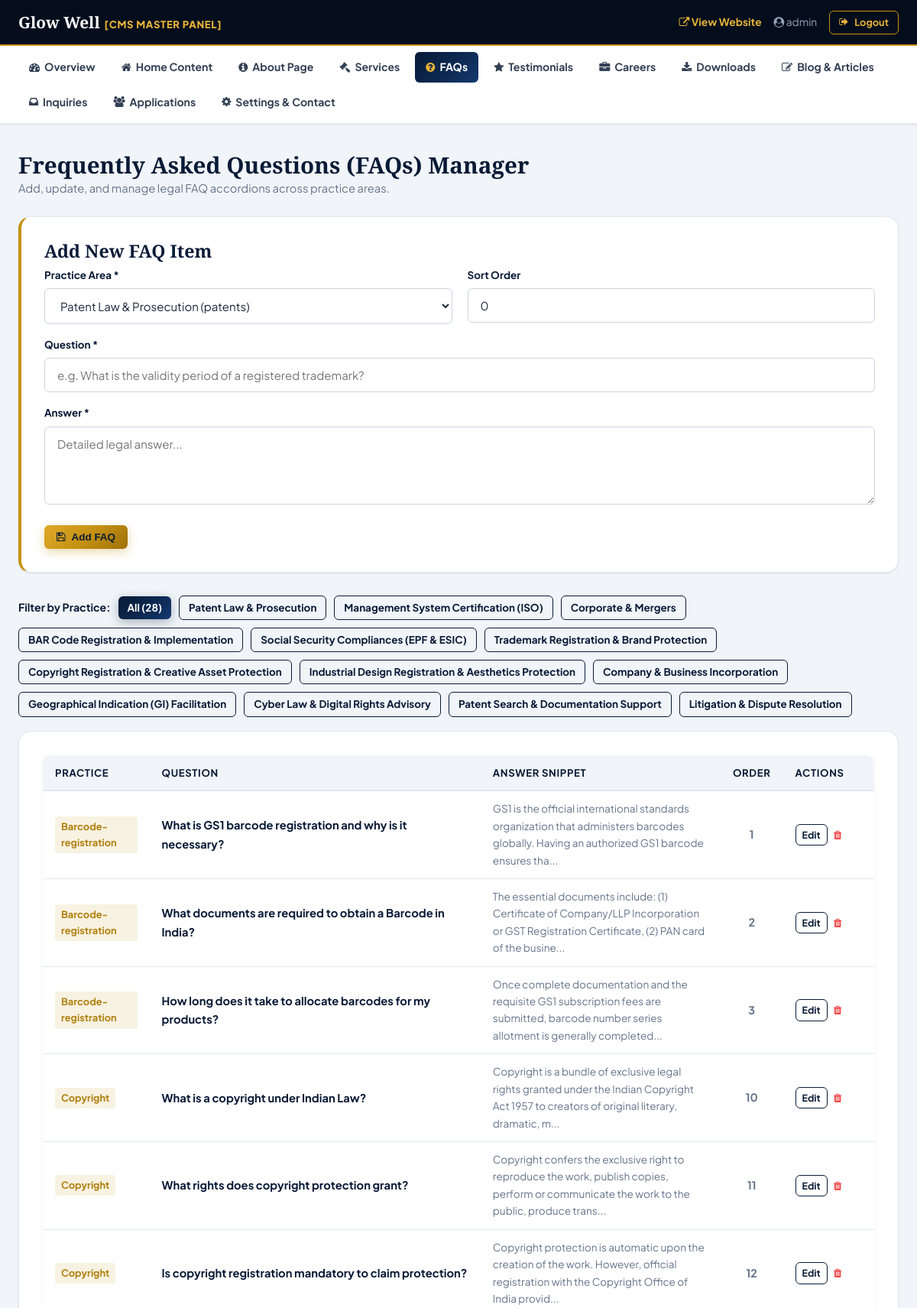
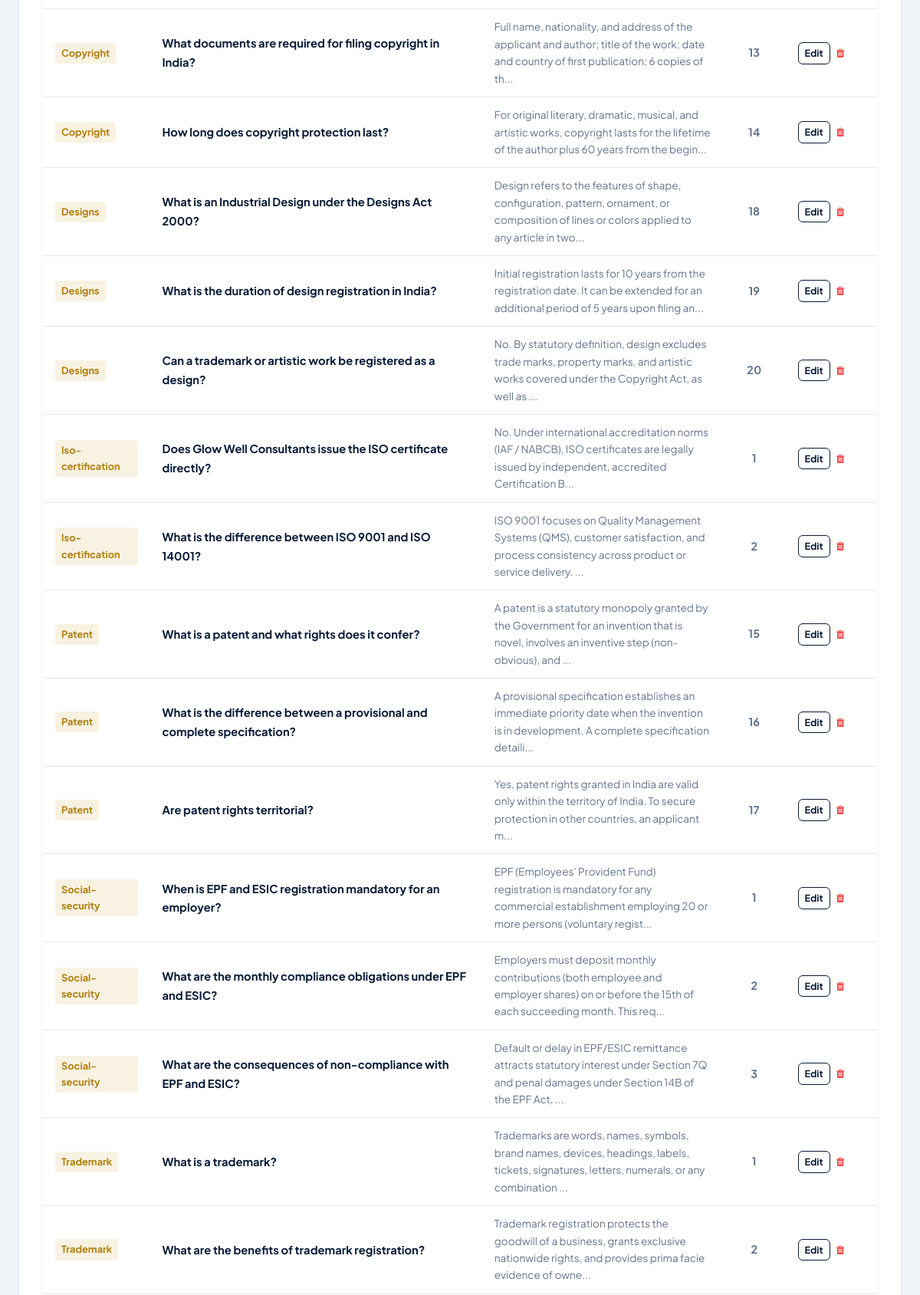
The page /admin/faqs.php (signed in, upper part) on the database its author committed (2 pictures, top to bottom).
### tables this page shows
CREATE TABLE `practices` (
  `id` int NOT NULL AUTO_INCREMENT,
  `slug` varchar(190) NOT NULL,
  `title` varchar(255) NOT NULL,
  `short_description` text,
  `icon` varchar(100) DEFAULT 'fa-gavel',
  `hero_image` varchar(255) DEFAULT NULL,
  `intro` text,
  `awards_content` longtext,
  `cta_title` varchar(255) DEFAULT NULL,
  `cta_text` text,
  `cta_btn_label` varchar(100) DEFAULT NULL,
  `cta_btn_link` varchar(255) DEFAULT NULL,
  `meta_title` varchar(255) DEFAULT NULL,
  `meta_description` varchar(500) DEFAULT NULL,
  `is_featured` tinyint(1) DEFAULT '0',
  `sort_order` int DEFAULT '0',
  `status` enum('published','draft') DEFAULT 'published',
  `created_at` timestamp NULL DEFAULT CURRENT_TIMESTAMP,
  `updated_at` timestamp NULL DEFAULT CURRENT_TIMESTAMP ON UPDATE CURRENT_TIMESTAMP,
  `badge` varchar(100) DEFAULT 'Intellectual Property Rights',
  `banner_title` varchar(255) DEFAULT NULL,
  `banner_subtitle` text,
  `content` longtext,
  PRIMARY KEY (`id`),
  UNIQUE KEY `slug` (`slug`)
);

CREATE TABLE `faqs` (
  `id` int NOT NULL AUTO_INCREMENT,
  `practice_slug` varchar(100) NOT NULL,
  `question` varchar(500) NOT NULL,
  `answer` longtext NOT NULL,
  `sort_order` int DEFAULT '0',
  `status` enum('published','draft') DEFAULT 'published',
  `created_at` timestamp NULL DEFAULT CURRENT_TIMESTAMP,
  PRIMARY KEY (`id`)
);

### config/settings.php (called while the page is built, shortened)
<?php
function e($string) {
    return htmlspecialchars((string)$string, ENT_QUOTES, 'UTF-8');
}

### admin/faqs.php (the view, shortened to what this page needs)
<?php
require_once __DIR__ . '/header.php';
$pdo = get_pdo();
$edit_id = (int)($_GET['edit'] ?? 0);
$edit_faq = null;
$filter_slug = $_GET['filter'] ?? 'all';
$query = "SELECT * FROM faqs ";
$query .= " ORDER BY practice_slug ASC, sort_order ASC, id ASC";
$faqs = $pdo->query($query)->fetchAll();
$practices = $pdo->query("SELECT slug, title FROM practices ORDER BY sort_order ASC")->fetchAll();
?>
<div class="container" style="padding-top: 35px; padding-bottom: 50px;">
    <div style="display:flex; justify-content:space-between; align-items:center; margin-bottom: 25px;">
        <div>
            <h1 style="font-size: 1.85rem; color: var(--primary);">Frequently Asked Questions (FAQs) Manager</h1>
            <p style="color: var(--text-muted); font-size: 0.92rem;">Add, update, and manage legal FAQ accordions across practice areas.</p>
        </div>
    </div>
    <div class="admin-card" style="border-left: 4px solid var(--accent);">
        <h2><?= $edit_faq ? 'Edit FAQ Item' : 'Add New FAQ Item' ?></h2>
        <form action="<?= BASE_URL ?>/admin/faqs.php<?= $edit_id > 0 ? '?edit='.$edit_id : '' ?>" method="POST">
            <div class="form-row" style="margin-bottom: 16px;">
                <div>
                    <label style="font-size:0.84rem; font-weight:700; color:var(--primary); margin-bottom:6px; display:block;">Practice Area *</label>
                    <select name="practice_slug" class="form-control" required>
                        <?php foreach ($practices as $p): ?>
                            <option value="<?= e($p['slug']) ?>" <?= (($edit_faq['practice_slug'] ?? '') === $p['slug']) ? 'selected' : '' ?>>
                                <?= e($p['title']) ?> (<?= e($p['slug']) ?>)
                            </option>
                        <?php endforeach; ?>
                    </select>
                </div>
                <div>
                    <label style="font-size:0.84rem; font-weight:700; color:var(--primary); margin-bottom:6px; display:block;">Sort Order</label>
                    <input type="number" name="sort_order" class="form-control" value="<?= e($edit_faq['sort_order'] ?? '0') ?>">
                </div>
            </div>
            <div class="form-group" style="margin-bottom: 16px;">
                <label style="font-size:0.84rem; font-weight:700; color:var(--primary); margin-bottom:6px; display:block;">Question *</label>
                <input type="text" name="question" class="form-control" value="<?= e($edit_faq['question'] ?? '') ?>" placeholder="e.g. What is the validity period of a registered trademark?" required>
            </div>
            <div class="form-group" style="margin-bottom: 20px;">
                <label style="font-size:0.84rem; font-weight:700; color:var(--primary); margin-bottom:6px; display:block;">Answer *</label>
                <textarea name="answer" class="form-control" rows="4" placeholder="Detailed legal answer..." required><?= e($edit_faq['answer'] ?? '') ?></textarea>
            </div>
            <div style="display:flex; gap:12px;">
                <button type="submit" class="btn btn-primary btn-sm">
                    <i class="fa fa-save"></i> <?= $edit_faq ? 'Update FAQ' : 'Add FAQ' ?>
                </button>
            </div>
        </form>
    </div>
    <div style="margin-bottom: 18px; display:flex; align-items:center; gap:10px; flex-wrap:wrap;">
        <span style="font-size:0.88rem; font-weight:700; color:var(--primary);">Filter by Practice:</span>
        <a href="<?= BASE_URL ?>/admin/faqs.php?filter=all" class="btn btn-sm <?= $filter_slug === 'all' ? 'btn-navy' : 'btn-outline' ?>" style="padding:4px 12px;">All (<?= count($faqs) ?>)</a>
        <?php foreach ($practices as $p): ?>
            <a href="<?= BASE_URL ?>/admin/faqs.php?filter=<?= e($p['slug']) ?>" class="btn btn-sm <?= $filter_slug === $p['slug'] ? 'btn-navy' : 'btn-outline' ?>" style="padding:4px 12px;">
                <?= e($p['title']) ?>
            </a>
        <?php endforeach; ?>
    </div>
    <div class="admin-card">
        <table class="data-table">
            <thead>
                <tr>
                    <th style="width: 140px;">Practice</th>
                    <th>Question</th>
                    <th>Answer Snippet</th>
                    <th style="width: 80px;">Order</th>
                    <th style="width: 120px;">Actions</th>
                </tr>
            </thead>
            <tbody>
                <?php foreach ($faqs as $f): ?>
                    <tr>
                        <td>
                            <span style="display:inline-block; padding:3px 8px; border-radius:4px; background:var(--accent-soft); color:var(--accent-hover); font-weight:700; font-size:0.8rem;">
                                <?= ucfirst(e($f['practice_slug'])) ?>
                            </span>
                        </td>
                        <td>
                            <strong style="color:var(--primary); font-size:0.92rem;"><?= e($f['question']) ?></strong>
                        </td>
                        <td style="color:var(--text-muted); font-size:0.85rem; max-width:380px;">
                            <?= e(mb_strimwidth($f['answer'], 0, 140, '...')) ?>
                        </td>
                        <td style="text-align:center; font-weight:700; color:#64748b;">
                            <?= e($f['sort_order']) ?>
                        </td>
                        <td>
                            <a href="<?= BASE_URL ?>/admin/faqs.php?edit=<?= $f['id'] ?>" class="btn btn-outline btn-sm" style="padding:3px 8px; font-size:0.78rem;">
                                Edit
                            </a>
                            <a href="<?= BASE_URL ?>/admin/faqs.php?delete=<?= $f['id'] ?>" onclick="return confirm('Delete this FAQ?')" style="color:#ef4444; font-size:0.82rem; margin-left:6px;">
                                <i class="fa fa-trash"></i>
                            </a>
                        </td>
                    </tr>
                <?php endforeach; ?>
            </tbody>
        </table>
    </div>
</div>
<?php require_once __DIR__ . '/footer.php'; ?>

### assets/css/style.css (style rules this page uses)
:root { --primary: #081a36; --primary-dark: #040d1c; --primary-light: #0d2852; --accent: #c69214; --accent-light: #e6b23a; --accent-hover: #b07f0b; --accent-soft: rgba(198, 146, 20, 0.12); --navy-grad: linear-gradient(135deg, #081a36 0%, #0d2a54 60%, #15396f 100%); --gold-grad: linear-gradient(135deg, #dfa929 0%, #c69214 50%, #9e7107 100%); --dark: #0f172a; --dark-surface: #1e293b; --text-main: #1e293b; --text-muted: #64748b; --text-light: #94a3b8; --bg-light: #f8fafc; --bg-subtle: #f1f5f9; --white: #ffffff; --border-color: #e2e8f0; --border-light: rgba(226, 232, 240, 0.8); --shadow-sm: 0 1px 3px rgba(0,0,0,0.06), 0 1px 2px rgba(0,0,0,0.04); --shadow-md: 0 4px 6px -1px rgba(0,0,0,0.08), 0 2px 4px -1px rgba(0,0,0,0.04); --shadow-lg: 0 10px 25px -3px rgba(8, 26, 54, 0.12), 0 4px 6px -2px rgba(8, 26, 54, 0.05); --shadow-xl: 0 20px 35px -5px rgba(8, 26, 54, 0.18), 0 10px 10px -5px rgba(8, 26, 54, 0.04); --radius-sm: 6px; --radius-md: 10px; --radius-lg: 16px; --radius-xl: 24px; --font-serif: 'Playfair Display', Georgia, serif; --font-sans: 'Plus Jakarta Sans', system-ui, -apple-system, sans-serif; --transition: all 0.28s cubic-bezier(0.4, 0, 0.2, 1); }
*, *::before, *::after { box-sizing: border-box; margin: 0; padding: 0; }
html { scroll-behavior: smooth; font-size: 16px; }
body { font-family: var(--font-sans); color: var(--text-main); background-color: var(--bg-light); line-height: 1.65; -webkit-font-smoothing: antialiased; -moz-osx-font-smoothing: grayscale; overflow-x: hidden; }
h1, h2, h3, h4, h5, h6 { font-family: var(--font-serif); color: var(--primary); line-height: 1.25; font-weight: 700; }
a { color: var(--primary); text-decoration: none; transition: var(--transition); }
.container { width: 100%; max-width: 1240px; margin: 0 auto; padding: 0 24px; }
.btn { display: inline-flex; align-items: center; justify-content: center; gap: 8px; padding: 12px 24px; font-size: 0.92rem; font-weight: 700; border-radius: var(--radius-sm); cursor: pointer; transition: var(--transition); border: none; text-align: center; white-space: nowrap; }
.btn-primary { background: var(--gold-grad); color: #0c1b33; box-shadow: 0 4px 14px rgba(198, 146, 20, 0.35); }
.btn-navy { background: var(--navy-grad); color: var(--white); box-shadow: 0 4px 14px rgba(8, 26, 54, 0.3); }
.btn-outline { background: transparent; color: var(--primary); border: 1.5px solid var(--primary); }
.btn-sm { padding: 8px 16px; font-size: 0.84rem; }
.form-control { width: 100%; padding: 12px 16px; font-size: 0.94rem; background: rgba(255, 255, 255, 0.95); border: 1px solid #cbd5e1; border-radius: var(--radius-sm); color: var(--text-main); transition: var(--transition); font-family: inherit; }
.form-row { display: grid; grid-template-columns: 1fr 1fr; gap: 20px; }

### admin/header.php (style rules this page uses)
.data-table { width: 100%; border-collapse: collapse; background: #ffffff; border-radius: var(--radius-md); overflow: hidden; box-shadow: var(--shadow-sm); border: 1px solid var(--border-color); }
.data-table th { background: var(--bg-subtle); color: var(--primary); text-align: left; padding: 12px 16px; font-size: 0.82rem; text-transform: uppercase; letter-spacing: 0.05em; border-bottom: 2px solid var(--border-color); }
.data-table td { padding: 12px 16px; border-bottom: 1px solid var(--border-color); font-size: 0.9rem; vertical-align: middle; }
.admin-card { background: #ffffff; border: 1px solid var(--border-color); border-radius: var(--radius-lg); padding: 30px; box-shadow: var(--shadow-sm); margin-bottom: 30px; }
.admin-card h2 { font-size: 1.45rem; color: var(--primary); margin-bottom: 6px; }

### rows shown on the page
practices: title "Patent Law & Prosecution"
practices: title "Management System Certification (ISO)"
practices: title "Corporate & Mergers"
practices: title "BAR Code Registration & Implementation"
practices: title "Social Security Compliances (EPF & ESIC)"
practices: title "Trademark Registration & Brand Protection"
practices: title "Copyright Registration & Creative Asset Protection"
practices: title "Industrial Design Registration & Aesthetics Protection"
practices: title "Company & Business Incorporation"
practices: title "Geographical Indication (GI) Facilitation"
practices: title "Cyber Law & Digital Rights Advisory"
practices: title "Patent Search & Documentation Support"
practices: title "Litigation & Dispute Resolution"
faqs: practice_slug "Barcode-registration", question "What is GS1 barcode registration and why is it necessary?", answer "GS1 is the official international standards organization that administers barcodes globally. Having an authorized GS1 barcode ensures tha...", sort_order "1"
faqs: practice_slug "Barcode-registration", question "What documents are required to obtain a Barcode in India?", answer "The essential documents include: (1) Certificate of Company/LLP Incorporation or GST Registration Certificate, (2) PAN card of the busine...", sort_order "2"
faqs: practice_slug "Barcode-registration", question "How long does it take to allocate barcodes for my products?", answer "Once complete documentation and the requisite GS1 subscription fees are submitted, barcode number series allotment is generally completed...", sort_order "3"
faqs: practice_slug "Copyright", question "What is a copyright under Indian Law?", answer "Copyright is a bundle of exclusive legal rights granted under the Indian Copyright Act 1957 to creators of original literary, dramatic, m...", sort_order "10"
faqs: practice_slug "Copyright", question "What rights does copyright protection grant?", answer "Copyright confers the exclusive right to reproduce the work, publish copies, perform or communicate the work to the public, produce trans...", sort_order "11"
faqs: practice_slug "Copyright", question "Is copyright registration mandatory to claim protection?", answer "Copyright protection is automatic upon the creation of the work. However, official registration with the Copyright Office of India provid...", sort_order "12"
faqs: practice_slug "Copyright", question "What documents are required for filing copyright in India?", answer "Full name, nationality, and address of the applicant and author; title of the work; date and country of first publication; 6 copies of th...", sort_order "13"
faqs: practice_slug "Copyright", question "How long does copyright protection last?", answer "For original literary, dramatic, musical, and artistic works, copyright lasts for the lifetime of the author plus 60 years from the begin...", sort_order "14"
faqs: practice_slug "Designs", question "What is an Industrial Design under the Designs Act 2000?", answer "Design refers to the features of shape, configuration, pattern, ornament, or composition of lines or colors applied to any article in two...", sort_order "18"
faqs: practice_slug "Designs", question "What is the duration of design registration in India?", answer "Initial registration lasts for 10 years from the registration date. It can be extended for an additional period of 5 years upon filing an...", sort_order "19"
faqs: practice_slug "Designs", question "Can a trademark or artistic work be registered as a design?", answer "No. By statutory definition, design excludes trade marks, property marks, and artistic works covered under the Copyright Act, as well as ...", sort_order "20"
faqs: practice_slug "Iso-certification", question "Does Glow Well Consultants issue the ISO certificate directly?", answer "No. Under international accreditation norms (IAF / NABCB), ISO certificates are legally issued by independent, accredited Certification B...", sort_order "1"
faqs: practice_slug "Iso-certification", question "What is the difference between ISO 9001 and ISO 14001?", answer "ISO 9001 focuses on Quality Management Systems (QMS), customer satisfaction, and process consistency across product or service delivery. ...", sort_order "2"
faqs: practice_slug "Patent", question "What is a patent and what rights does it confer?", answer "A patent is a statutory monopoly granted by the Government for an invention that is novel, involves an inventive step (non-obvious), and ...", sort_order "15"
faqs: practice_slug "Patent", question "What is the difference between a provisional and complete specification?", answer "A provisional specification establishes an immediate priority date when the invention is in development. A complete specification detaili...", sort_order "16"
faqs: practice_slug "Patent", question "Are patent rights territorial?", answer "Yes, patent rights granted in India are valid only within the territory of India. To secure protection in other countries, an applicant m...", sort_order "17"
faqs: practice_slug "Social-security", question "When is EPF and ESIC registration mandatory for an employer?", answer "EPF (Employees' Provident Fund) registration is mandatory for any commercial establishment employing 20 or more persons (voluntary regist...", sort_order "1"
faqs: practice_slug "Social-security", question "What are the monthly compliance obligations under EPF and ESIC?", answer "Employers must deposit monthly contributions (both employee and employer shares) on or before the 15th of each succeeding month. This req...", sort_order "2"
faqs: practice_slug "Social-security", question "What are the consequences of non-compliance with EPF and ESIC?", answer "Default or delay in EPF/ESIC remittance attracts statutory interest under Section 7Q and penal damages under Section 14B of the EPF Act, ...", sort_order "3"
faqs: practice_slug "Trademark", question "What is a trademark?", answer "Trademarks are words, names, symbols, brand names, devices, headings, labels, tickets, signatures, letters, numerals, or any combination ...", sort_order "1"
faqs: practice_slug "Trademark", question "What are the benefits of trademark registration?", answer "Trademark registration protects the goodwill of a business, grants exclusive nationwide rights, and provides prima facie evidence of owne...", sort_order "2"

### other values the page prints
$_SESSION['admin_user'] "admin"
count($faqs) "28"
form field practice_slug "Patent Law & Prosecution (patents)"
